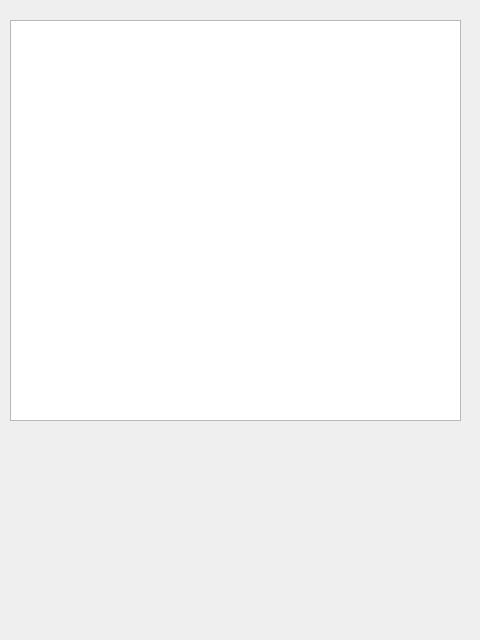
<?xml version="1.0" encoding="UTF-8"?>
<ui version="4.0">
 <class>Lobby</class>
 <widget class="QWidget" name="Lobby">
  <property name="geometry">
   <rect>
    <x>0</x>
    <y>0</y>
    <width>480</width>
    <height>640</height>
   </rect>
  </property>
  <property name="windowTitle">
   <string>Form</string>
  </property>
  <widget class="QWidget" name="horizontalLayoutWidget">
   <property name="geometry">
    <rect>
     <x>20</x>
     <y>430</y>
     <width>441</width>
     <height>191</height>
    </rect>
   </property>
   <layout class="QHBoxLayout" name="horizontalLayout"/>
  </widget>
  <widget class="QListWidget" name="listWidget">
   <property name="geometry">
    <rect>
     <x>10</x>
     <y>20</y>
     <width>451</width>
     <height>401</height>
    </rect>
   </property>
   <property name="font">
    <font>
     <pointsize>14</pointsize>
    </font>
   </property>
  </widget>
 </widget>
 <resources/>
 <connections/>
</ui>
